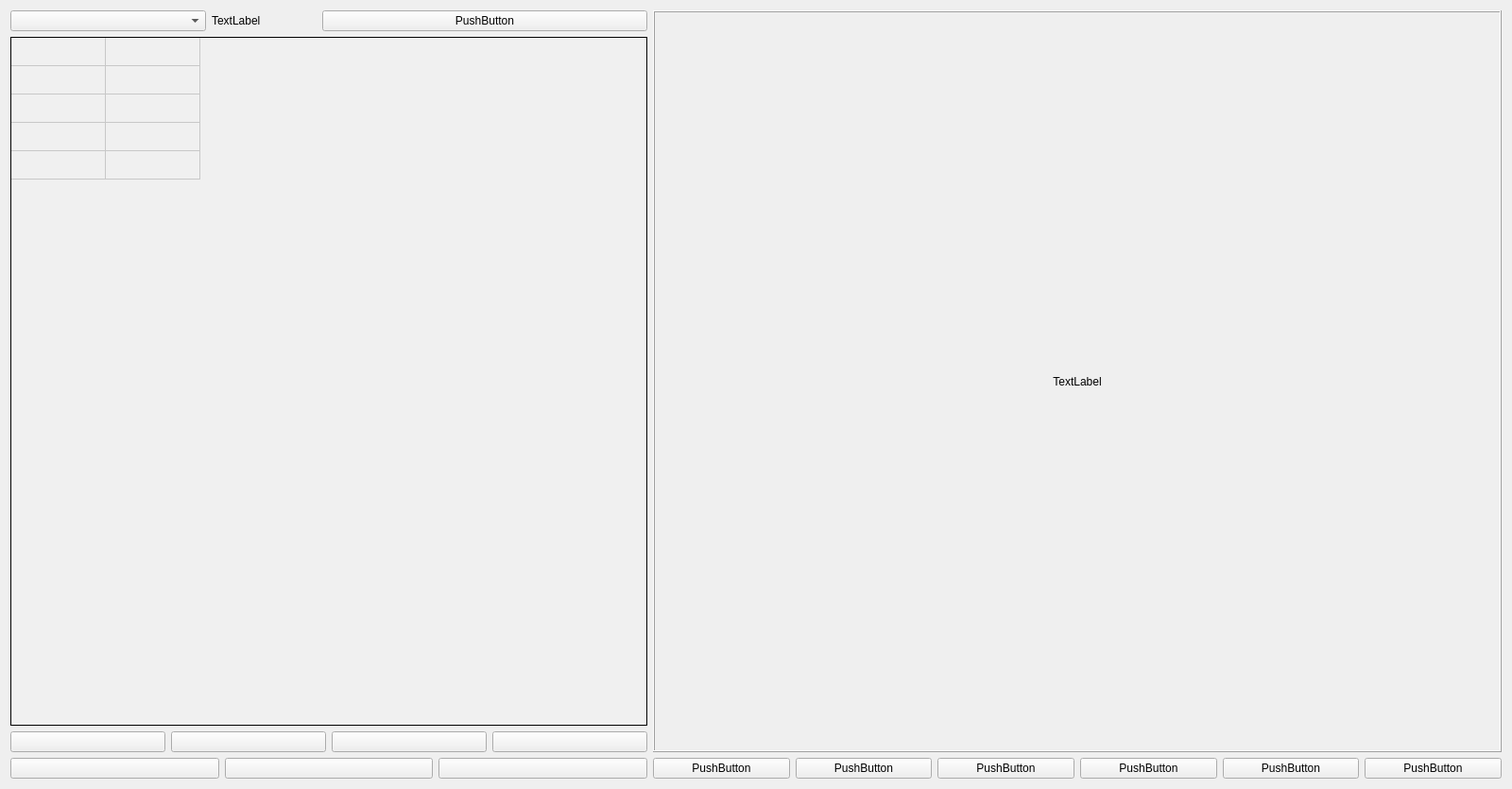
<?xml version="1.0" encoding="UTF-8"?>
<ui version="4.0">
 <class>FileManagerWidget</class>
 <widget class="QWidget" name="FileManagerWidget">
  <property name="geometry">
   <rect>
    <x>0</x>
    <y>0</y>
    <width>1600</width>
    <height>835</height>
   </rect>
  </property>
  <property name="windowTitle">
   <string>Form</string>
  </property>
  <layout class="QGridLayout" name="gridLayout">
   <item row="0" column="1">
    <layout class="QHBoxLayout" name="horizontalLayout" stretch="9,12">
     <item>
      <layout class="QVBoxLayout" name="verticalLayout_2" stretch="290,52,58">
       <item>
        <layout class="QGridLayout" name="gridLayout_2" rowstretch="1,4" columnstretch="105,56,174">
         <item row="1" column="0" colspan="3">
          <widget class="QTableWidget" name="tableWidget">
           <property name="autoFillBackground">
            <bool>false</bool>
           </property>
           <property name="styleSheet">
            <string notr="true">QTableView{
	background-color : #f0f0f0;
	border : 1px solid black;
}</string>
           </property>
           <property name="verticalScrollBarPolicy">
            <enum>Qt::ScrollBarAlwaysOff</enum>
           </property>
           <property name="horizontalScrollBarPolicy">
            <enum>Qt::ScrollBarAlwaysOff</enum>
           </property>
           <property name="rowCount">
            <number>5</number>
           </property>
           <property name="columnCount">
            <number>2</number>
           </property>
           <attribute name="horizontalHeaderVisible">
            <bool>false</bool>
           </attribute>
           <attribute name="horizontalHeaderStretchLastSection">
            <bool>false</bool>
           </attribute>
           <attribute name="verticalHeaderVisible">
            <bool>false</bool>
           </attribute>
           <row/>
           <row/>
           <row/>
           <row/>
           <row/>
           <column/>
           <column/>
          </widget>
         </item>
         <item row="0" column="1">
          <widget class="CustomLabel" name="dateImageLabel">
           <property name="text">
            <string>TextLabel</string>
           </property>
          </widget>
         </item>
         <item row="0" column="0">
          <widget class="CustomComboBox" name="ImageVideoComboBox"/>
         </item>
         <item row="0" column="2">
          <widget class="QPushButton" name="datePushButton">
           <property name="text">
            <string>PushButton</string>
           </property>
          </widget>
         </item>
        </layout>
       </item>
       <item>
        <layout class="QHBoxLayout" name="horizontalLayout_7" stretch="1,1,1,1">
         <item>
          <widget class="CustomPushButton" name="firstPushButton">
           <property name="text">
            <string/>
           </property>
          </widget>
         </item>
         <item>
          <widget class="CustomPushButton" name="previousPushButton">
           <property name="text">
            <string/>
           </property>
          </widget>
         </item>
         <item>
          <widget class="CustomPushButton" name="nextPushButton">
           <property name="text">
            <string/>
           </property>
          </widget>
         </item>
         <item>
          <widget class="CustomPushButton" name="lastPushButton">
           <property name="text">
            <string/>
           </property>
          </widget>
         </item>
        </layout>
       </item>
       <item>
        <layout class="QHBoxLayout" name="horizontalLayout_5" stretch="1,1,1">
         <item>
          <widget class="CustomPushButton" name="percentPushButton">
           <property name="text">
            <string/>
           </property>
          </widget>
         </item>
         <item>
          <widget class="CustomPushButton" name="connectPushButton">
           <property name="text">
            <string/>
           </property>
          </widget>
         </item>
         <item>
          <widget class="CustomPushButton" name="printPushButton">
           <property name="text">
            <string/>
           </property>
          </widget>
         </item>
        </layout>
       </item>
      </layout>
     </item>
     <item>
      <layout class="QVBoxLayout" name="verticalLayout" stretch="335,85">
       <item>
        <widget class="QFrame" name="frame">
         <property name="frameShape">
          <enum>QFrame::Box</enum>
         </property>
         <property name="frameShadow">
          <enum>QFrame::Raised</enum>
         </property>
         <layout class="QVBoxLayout" name="verticalLayout_3">
          <item>
           <widget class="CustomLabel" name="frameLabel">
            <property name="text">
             <string>TextLabel</string>
            </property>
            <property name="alignment">
             <set>Qt::AlignCenter</set>
            </property>
           </widget>
          </item>
         </layout>
        </widget>
       </item>
       <item>
        <layout class="QHBoxLayout" name="horizontalLayout_9">
         <item>
          <widget class="CustomPushButton" name="mainMenuPushButton">
           <property name="text">
            <string>PushButton</string>
           </property>
          </widget>
         </item>
         <item>
          <widget class="CustomPushButton" name="searchPushButton">
           <property name="text">
            <string>PushButton</string>
           </property>
          </widget>
         </item>
         <item>
          <widget class="CustomPushButton" name="zoomPlayPushButton">
           <property name="text">
            <string>PushButton</string>
           </property>
          </widget>
         </item>
         <item>
          <widget class="CustomPushButton" name="deletePushButton">
           <property name="text">
            <string>PushButton</string>
           </property>
          </widget>
         </item>
         <item>
          <widget class="CustomPushButton" name="sharePushButton">
           <property name="text">
            <string>PushButton</string>
           </property>
          </widget>
         </item>
         <item>
          <widget class="CustomPushButton" name="movePushButton">
           <property name="text">
            <string>PushButton</string>
           </property>
          </widget>
         </item>
        </layout>
       </item>
      </layout>
     </item>
    </layout>
   </item>
  </layout>
 </widget>
 <customwidgets>
  <customwidget>
   <class>CustomPushButton</class>
   <extends>QPushButton</extends>
   <header>CustomPushButton.h</header>
  </customwidget>
  <customwidget>
   <class>CustomLabel</class>
   <extends>QLabel</extends>
   <header>CustomLabel.h</header>
  </customwidget>
  <customwidget>
   <class>CustomComboBox</class>
   <extends>QComboBox</extends>
   <header>CustomComboBox.h</header>
  </customwidget>
 </customwidgets>
 <resources/>
 <connections/>
</ui>
